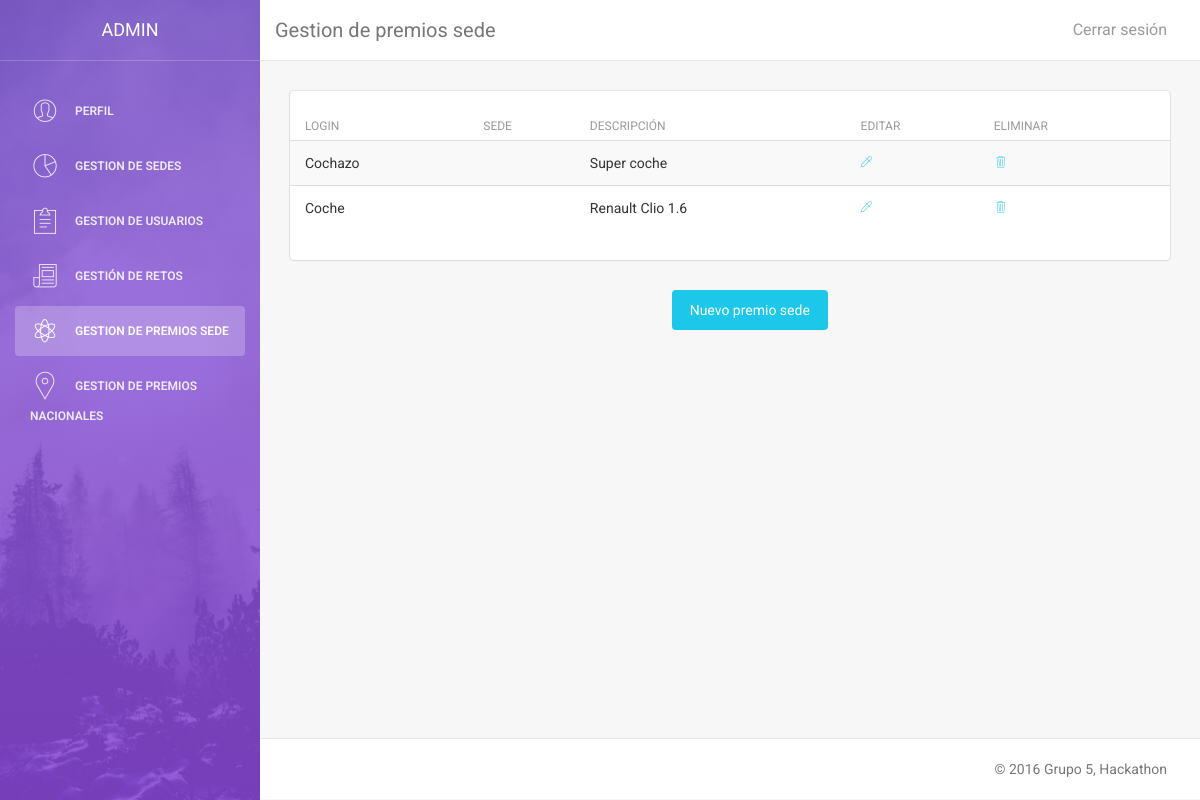
The page /vistas/admin/a_ps.php (signed in) on the database as committed earlier.
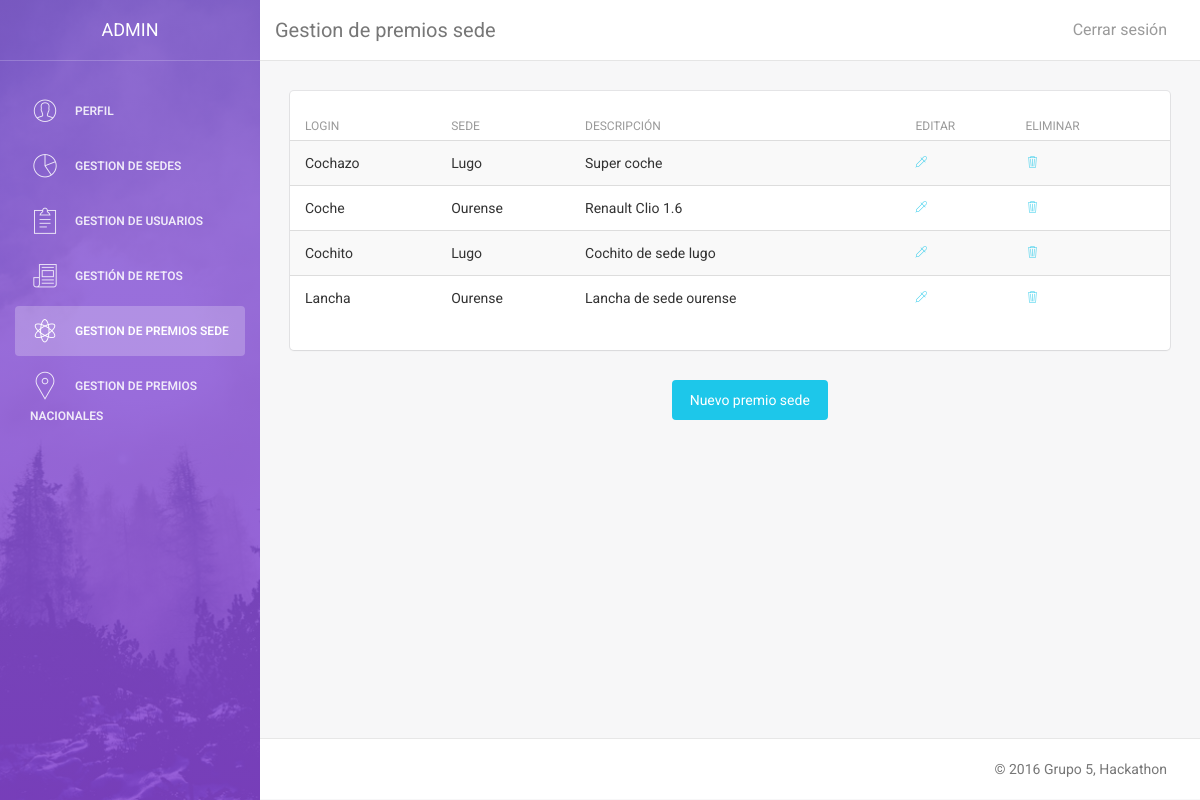
The same page on the database as committed later.
### tables this page shows
CREATE TABLE IF NOT EXISTS Premio (
  `idPremio` VARCHAR(50) NOT NULL,
  `Sede_idSede` VARCHAR(50),
  `Descripcion` VARCHAR(300),
  `FechaEquipos` DATE NOT NULL,
  `FechaJuradoS` DATE NOT NULL,
  `FechaJuradoN` VARCHAR(45),
  `TipoPremio` ENUM('s', 'n') DEFAULT 'n',
  `Solucion_EsPropuesta` TINYINT(1),
  `Solucion_Equipo_idEquipo` VARCHAR(50),
  `Solucion_Reto_idReto` VARCHAR(50),
  PRIMARY KEY (`idPremio`),
  CONSTRAINT `fk_Premio_Solucion`
    FOREIGN KEY (`Solucion_EsPropuesta` , `Solucion_Equipo_idEquipo` , `Solucion_Reto_idReto`)
    REFERENCES Solucion(`EsPropuesta` , `Equipo_idEquipo` , `Reto_idReto`)
    ON DELETE CASCADE
    ON UPDATE CASCADE,
  CONSTRAINT `fk_Premio_Sede`
    FOREIGN KEY (`Sede_idSede`)
    REFERENCES Sede(`idSede`)
    ON DELETE CASCADE
    ON UPDATE CASCADE);

### modelo/esp.php (called while the page is built, shortened)
<?php
$idioma["aceptar"] = "Aceptar";
$idioma["cancelar"] = "Cancelar";
$idioma["editar"] = "Editar";
$idioma["eliminar"] = "Eliminar";
$idioma["volver"] = "Volver";
$idioma["crear"] = "Crear";
$idioma["modificar"] = "Modificar";
$idioma["cerrar"] = "Cerrar sesión";
$idioma["si"] = "SI";
$idioma["no"] = "NO";
$idioma['perfil'] = "Perfil";
$idioma['editar_perfil'] = "Editar perfil";
$idioma['eliminar_perfil'] = "Eliminar mi cuenta";
$idioma['rol'] = "Rol";
$idioma['idioma'] = "Idioma";
$idioma['nueva_pass'] = "Nueva contraseña";
$idioma["login_introduccion"] = "Bienvenido a la pagina del Hackaton.";
$idioma["login_introduccion2"] = "El mayor evento de retos del mundo";
$idioma["login_logueate"] = "Logueate en nuestro sitio";
$idioma["login_introduzca"] = "Introduzca su usario y contraseña para entrar:";
$idioma["login_usuario"] = "Usuario";
$idioma["login_pass"] = "Contraseña";
$idioma["login_aceptar"] = "Entra!";
$idioma["login_registrar"] = "Regístrate";
$idioma["login_or"] = "o si no...";
$idioma["login_visita"] = "Mira los retos";
$idioma["login_retos"] = "Retos";
$idioma['login_frase_retos'] = "Haz click en los retos para ver su descripcion";
$idioma['volver_login'] = "Volver al login";
$idioma['crear_reto'] = "¡Crea un reto!";
$idioma["registro_introduccion"] = "Bienvenido a la pagina del Hackaton.";
$idioma["registro_introduccion2"] = "El mayor evento de retos del mundo";
$idioma["registro_registrate"] = "Regístrate en nuestro sitio";
$idioma["registro_introduzca"] = "Rellena los campos para regístrarte:";
$idioma["registro_usuario"] = "Usuario";
$idioma["registro_sede"] = "Sede";
$idioma["registro_nombre"] = "Nombre";
$idioma["registro_pass"] = "Contraseña";
$idioma["registro_email"] = "Correo";
$idioma["registro_equipo"] = "Equipo";
$idioma["registro_aceptar"] = "Regístrate";
$idioma["registro_volver"] = "Volver";
$idioma["reto_introduce"] = "Completa los siguientes campos";
$idioma["gestion_retos"] = "Gestión de retos";
$idioma["retoSi"] = "Retos aceptados";
$idioma["retoNo"] = "Retos no aceptados";
$idioma["reto_nombre"] = "Nombre del reto";
$idioma["reto_descripcion"] = "Descripción";
$idioma["reto_aceptado"] = "Aceptado";
$idioma["reto_crear"] = "Crear reto";
$idioma["reto_modificar"] = "Modificar reto";
$idioma['retos'] = "Retos";
$idioma['reto_eliminar'] = "Eliminar reto";
$idioma["gestion_sedes"] = "Gestion de sedes";
$idioma["nueva_sede"] = "Nueva Sede";
$idioma["id_Sede"] = "Introduzca Ubicación";
$idioma["nombre_sede"] = "Nombre de sede";
$idioma["eliminar_sede"] = "Eliminar sede";
$idioma["gestion_usuarios"] = "Gestion de usuarios";
$idioma["nuevo_usu"] = "Crear usuario";
?>

### modelo/model_premio.php (called while the page is built, shortened)
<?php
include_once 'connect_DB.php';
class Premio {
    public function listar($tipo){
        $db = new Database();
        $sqlPremios = $db->consulta('SELECT * FROM Premio WHERE TipoPremio= \'' . $tipo . '\'');
        $arrayPremios = array();
        while ($row = mysqli_fetch_assoc($sqlPremios)) {
            $arrayPremios[] = $row;
        }
        return $arrayPremios;
    }
}
?>

### modelo/connect_DB.php (called while the page is built, shortened)
<?php
class Database {
    var $conexion;
    public function __construct($host="localhost",$user="admin_hackaton",
                                $pass="iu", $db="et1_hackaton"){
        $this->conexion = mysqli_connect($host, $user, $pass, $db);
    }
    public function consulta($sentencia){
        return mysqli_query($this->conexion,$sentencia);
    }
}
?>

### vistas/admin/a_ps.php (the view, shortened to what this page needs)
<!doctype html>
<html lang="en">
    <?php
    include_once('../../controladores/ctrl_permisos.php');
    $includeIdioma = permisos("admin", "../../");
    include_once '../../modelo/model_premio.php';
    $premio = new Premio();
    $premios = $premio->listar('s');
    ?>
    <body>
        <div class="wrapper">
            <?php include_once '../Sidebars/a_sidebar.php'; a_sidebar('', '', '', '', 'class="active"', '');?>
            <div class="main-panel">
                <nav class="navbar navbar-default navbar-fixed">
                    <div class="container-fluid">
                        <div class="navbar-header">
                            <a class="navbar-brand" href="#"><?php echo $idioma["gestion_premios_sede"]; ?></a>
                        </div>
                        <div class="collapse navbar-collapse">
                            <ul class="nav navbar-nav navbar-right">
                                <li>
                                    <a href="../../controladores/ctrl_log_out.php">
                                        <?php echo $idioma["cerrar"]; ?>
                                    </a>
                                </li>
                            </ul>
                        </div>
                    </div>
                </nav>
                <div class="content">
                    <div class="container-fluid">
                        <div class="row">
                            <div class="col-md-12">
                                <div class="card">
                                    <div class="content table-responsive table-full-width">
                                        <table class="table table-hover table-striped">
                                            <thead>
                                                <th>Login</th>
                                                <th><?php echo $idioma["registro_sede"]; ?></th>
                                                <th><?php echo $idioma["reto_descripcion"]; ?></th>
                                                <th><?php echo $idioma["editar"]; ?></th>
                                                <th><?php echo $idioma["eliminar"]; ?></th>
                                            </thead>
                                            <tbody>
                                                <?php foreach ($premios as $p){ ?>
                                                <tr>
                                                    <td><?php echo $p['idPremio'];?></td>
                                                    <td><?php echo $p['Sede_idSede'];?></td>
                                                    <td><?php echo $p['Descripcion'];?></td>
                                                    <td><a href="a_ps_mod.php?ps=<?php echo $p['idPremio'];?>"><i class="pe-7s-eyedropper"></i></a></td>
                                                    <td><a href="a_ps_del.php?ps=<?php echo $p['idPremio'];?>"><i class="pe-7s-trash"></i></a></td>
                                                </tr>
                                                <?php }?>
                                            </tbody>
                                        </table>
                                    </div>
                                </div>
                            </div>
                        </div>
                        <div class="col-md-3 col-md-offset-5">
                            <a class="boton btn btn-info btn-fill" href="a_usu_nuevo.php"><?php echo $idioma["nuevo_ps"]; ?></a>
                        </div>
                    </div>
                </div>
                <footer class="footer">
                    <div class="container-fluid">
                        <p class="copyright pull-right"> &copy; 2016 Grupo 5, Hackathon</p>
                    </div>
                </footer>
            </div>
        </div>
    </body>
</html>

### controladores/ctrl_permisos.php (shortened to what this page needs)
<?php
function permisos ($rol, $ruta){
	if(!$_SESSION){
		header('Location:' .$ruta. 'vistas/login.php');
	}
	else{
		if (!isset($_SESSION["rol"])){
			header('Location:' .$ruta. 'vistas/login.php');
		}
		else if ($_SESSION["rol"] != $rol){
			header('location:' .$ruta. 'vistas/menu.php');
		}
		else {
			include_once '' .$ruta. 'vistas/headers.php';
			if(!$_SESSION["idioma"]){
				$includeIdioma = $ruta."modelo/esp.php";
				return $includeIdioma;
			}
			else{
				$includeIdioma = $ruta."modelo/".$_SESSION['idioma'].".php";
				return $includeIdioma;
			};
		}
    }
}
?>

### vistas/headers.php (shortened to what this page needs)
<head>
    <link href="../../css/nuestro.css" rel="stylesheet" />
    <link href="../../light-template/css/bootstrap.min.css" rel="stylesheet" />
    <link href="../../light-template/css/animate.min.css" rel="stylesheet"/>
    <link href="../../light-template/css/light-bootstrap-dashboard.css" rel="stylesheet"/>
    <link href="../../light-template/css/demo.css" rel="stylesheet" />
    <link href="http://maxcdn.bootstrapcdn.com/font-awesome/4.2.0/css/font-awesome.min.css" rel="stylesheet">
    <link href="../../light-template/css/pe-icon-7-stroke.css" rel="stylesheet" />
</head>

### vistas/Sidebars/a_sidebar.php (shortened to what this page needs)
<?php function a_sidebar($perfil, $sedes, $usuarios, $retos, $ps, $pn){
    $lang = $_SESSION['idioma'];
    if($lang == "esp"){
        include "../../modelo/esp.php";
    }else{
        include "../../modelo/eng.php";
    }
?>
    <div class="sidebar" data-color="purple" data-image="../../light-template/img/sidebar-5.jpg">
        <div class="sidebar-wrapper">
            <div class="logo" >
                <a href="#" class="simple-text">
                    ADMIN
                </a>
            </div>
            <ul class="nav">
                <li <?php echo $perfil;?> >
                    <a href="../Sidebars/perfil.php">
                        <i class="pe-7s-user"></i>
                        <p><?php echo $idioma['perfil']; ?></p>
                    </a>
                </li>
                <li <?php echo $sedes;?>>
                    <a href="../admin/a_menu.php">
                        <i class="pe-7s-graph"></i>
                        <p><?php echo $idioma["gestion_sedes"]; ?></p>
                    </a>
                </li>
                <li <?php echo $usuarios;?>>
                    <a href="../admin/a_usuarios.php">
                        <i class="pe-7s-note2"></i>
                        <p><?php echo $idioma["gestion_usuarios"]; ?></p>
                    </a>
                </li>
                <li <?php echo $retos;?>>
                    <a href="../admin/a_retos.php">
                        <i class="pe-7s-news-paper"></i>
                        <p><?php echo $idioma["gestion_retos"]; ?></p>
                    </a>
                </li>
                <li <?php echo $ps;?>>
                    <a href="../admin/a_ps.php">
                        <i class="pe-7s-science"></i>
                        <p><?php echo $idioma["gestion_premios_sede"]; ?></p>
                    </a>
                </li>
                <li <?php echo $pn;?>>
                    <a href="../admin/a_pn.php">
                        <i class="pe-7s-map-marker"></i>
                        <p><?php echo $idioma["gestion_premios_nacionales"]; ?></p>
                    </a>
                </li>
            </ul>
        </div>
    </div>
<?php }?>

### css/nuestro.css (style rules this page uses)
.boton { text-decoration: none; color: white; }

Rows that differ between the two databases and show on the page:
changed premio "Cochazo": Sede_idSede (not shown) → "Lugo"
changed premio "Coche": Sede_idSede (not shown) → "Ourense"
added premio: idPremio "Cochito", Sede_idSede "Lugo", Descripcion "Cochito de sede lugo"
added premio: idPremio "Lancha", Sede_idSede "Ourense", Descripcion "Lancha de sede ourense"
